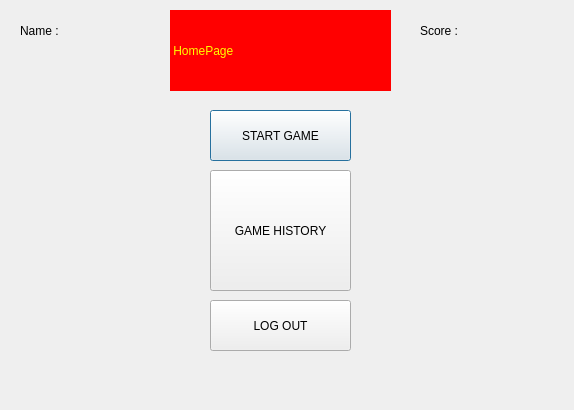
<?xml version="1.0" encoding="UTF-8"?>
<ui version="4.0">
 <class>HomePage</class>
 <widget class="QDialog" name="HomePage">
  <property name="geometry">
   <rect>
    <x>0</x>
    <y>0</y>
    <width>574</width>
    <height>410</height>
   </rect>
  </property>
  <property name="windowTitle">
   <string>HomePage</string>
  </property>
  <widget class="QPushButton" name="startGame">
   <property name="geometry">
    <rect>
     <x>210</x>
     <y>110</y>
     <width>141</width>
     <height>51</height>
    </rect>
   </property>
   <property name="text">
    <string>START GAME</string>
   </property>
  </widget>
  <widget class="QLabel" name="name">
   <property name="geometry">
    <rect>
     <x>20</x>
     <y>0</y>
     <width>61</width>
     <height>61</height>
    </rect>
   </property>
   <property name="text">
    <string>Name :</string>
   </property>
  </widget>
  <widget class="QLabel" name="homePage">
   <property name="geometry">
    <rect>
     <x>170</x>
     <y>10</y>
     <width>221</width>
     <height>81</height>
    </rect>
   </property>
   <property name="styleSheet">
    <string notr="true">font: 9pt &quot;Modern&quot;;
color: rgb(255, 255, 0);
background-color: rgb(255, 0, 0);</string>
   </property>
   <property name="text">
    <string> HomePage</string>
   </property>
  </widget>
  <widget class="QLabel" name="score">
   <property name="geometry">
    <rect>
     <x>420</x>
     <y>10</y>
     <width>63</width>
     <height>41</height>
    </rect>
   </property>
   <property name="text">
    <string>Score :</string>
   </property>
  </widget>
  <widget class="QPushButton" name="gameHistory">
   <property name="geometry">
    <rect>
     <x>210</x>
     <y>170</y>
     <width>141</width>
     <height>121</height>
    </rect>
   </property>
   <property name="text">
    <string>GAME HISTORY</string>
   </property>
  </widget>
  <widget class="QPushButton" name="logOut">
   <property name="geometry">
    <rect>
     <x>210</x>
     <y>300</y>
     <width>141</width>
     <height>51</height>
    </rect>
   </property>
   <property name="text">
    <string>LOG OUT</string>
   </property>
  </widget>
  <widget class="QLabel" name="userName">
   <property name="geometry">
    <rect>
     <x>80</x>
     <y>10</y>
     <width>71</width>
     <height>41</height>
    </rect>
   </property>
   <property name="text">
    <string/>
   </property>
  </widget>
  <widget class="QLabel" name="userScore">
   <property name="geometry">
    <rect>
     <x>470</x>
     <y>10</y>
     <width>81</width>
     <height>41</height>
    </rect>
   </property>
   <property name="text">
    <string/>
   </property>
  </widget>
 </widget>
 <resources/>
 <connections/>
</ui>
